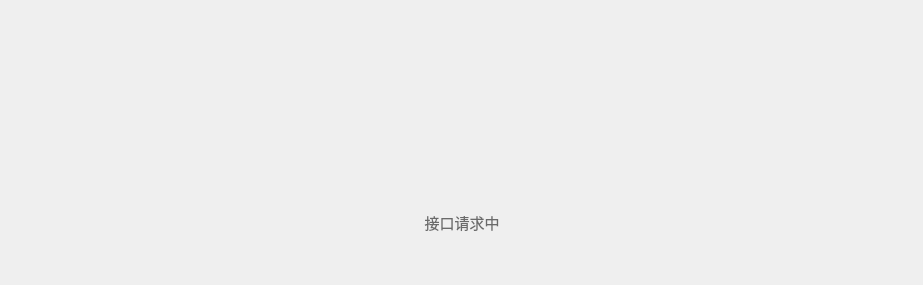
                   <widget class="QWidget" name="page_request">
                    <property name="styleSheet">
                     <string notr="true">background-color: rgb(239, 239, 239);</string>
                    </property>
                    <layout class="QHBoxLayout" name="horizontalLayout_11">
                     <item>
                      <spacer name="horizontalSpacer_15">
                       <property name="orientation">
                        <enum>Qt::Horizontal</enum>
                       </property>
                       <property name="sizeHint" stdset="0">
                        <size>
                         <width>351</width>
                         <height>20</height>
                        </size>
                       </property>
                      </spacer>
                     </item>
                     <item>
                      <widget class="QWidget" name="widget_13" native="true">
                       <property name="minimumSize">
                        <size>
                         <width>0</width>
                         <height>0</height>
                        </size>
                       </property>
                       <property name="maximumSize">
                        <size>
                         <width>5555555</width>
                         <height>16777215</height>
                        </size>
                       </property>
                       <layout class="QVBoxLayout" name="verticalLayout_10">
                        <property name="spacing">
                         <number>0</number>
                        </property>
                        <property name="leftMargin">
                         <number>0</number>
                        </property>
                        <property name="topMargin">
                         <number>0</number>
                        </property>
                        <property name="rightMargin">
                         <number>0</number>
                        </property>
                        <property name="bottomMargin">
                         <number>0</number>
                        </property>
                        <item>
                         <widget class="QLabel" name="label_12">
                          <property name="minimumSize">
                           <size>
                            <width>200</width>
                            <height>200</height>
                           </size>
                          </property>
                          <property name="maximumSize">
                           <size>
                            <width>200</width>
                            <height>200</height>
                           </size>
                          </property>
                          <property name="styleSheet">
                           <string notr="true">border-image: url(:/lib/ping2.png);</string>
                          </property>
                          <property name="text">
                           <string/>
                          </property>
                         </widget>
                        </item>
                        <item>
                         <widget class="QLabel" name="label_13">
                          <property name="font">
                           <font>
                            <family>OPPOSans B</family>
                            <pointsize>11</pointsize>
                           </font>
                          </property>
                          <property name="styleSheet">
                           <string notr="true">color: rgb(106, 106, 106);</string>
                          </property>
                          <property name="text">
                           <string>接口请求中</string>
                          </property>
                          <property name="alignment">
                           <set>Qt::AlignCenter</set>
                          </property>
                         </widget>
                        </item>
                        <item>
                         <spacer name="verticalSpacer_2">
                          <property name="orientation">
                           <enum>Qt::Vertical</enum>
                          </property>
                          <property name="sizeHint" stdset="0">
                           <size>
                            <width>20</width>
                            <height>40</height>
                           </size>
                          </property>
                         </spacer>
                        </item>
                       </layout>
                      </widget>
                     </item>
                     <item>
                      <spacer name="horizontalSpacer_14">
                       <property name="orientation">
                        <enum>Qt::Horizontal</enum>
                       </property>
                       <property name="sizeHint" stdset="0">
                        <size>
                         <width>350</width>
                         <height>20</height>
                        </size>
                       </property>
                      </spacer>
                     </item>
                    </layout>
                   </widget>
